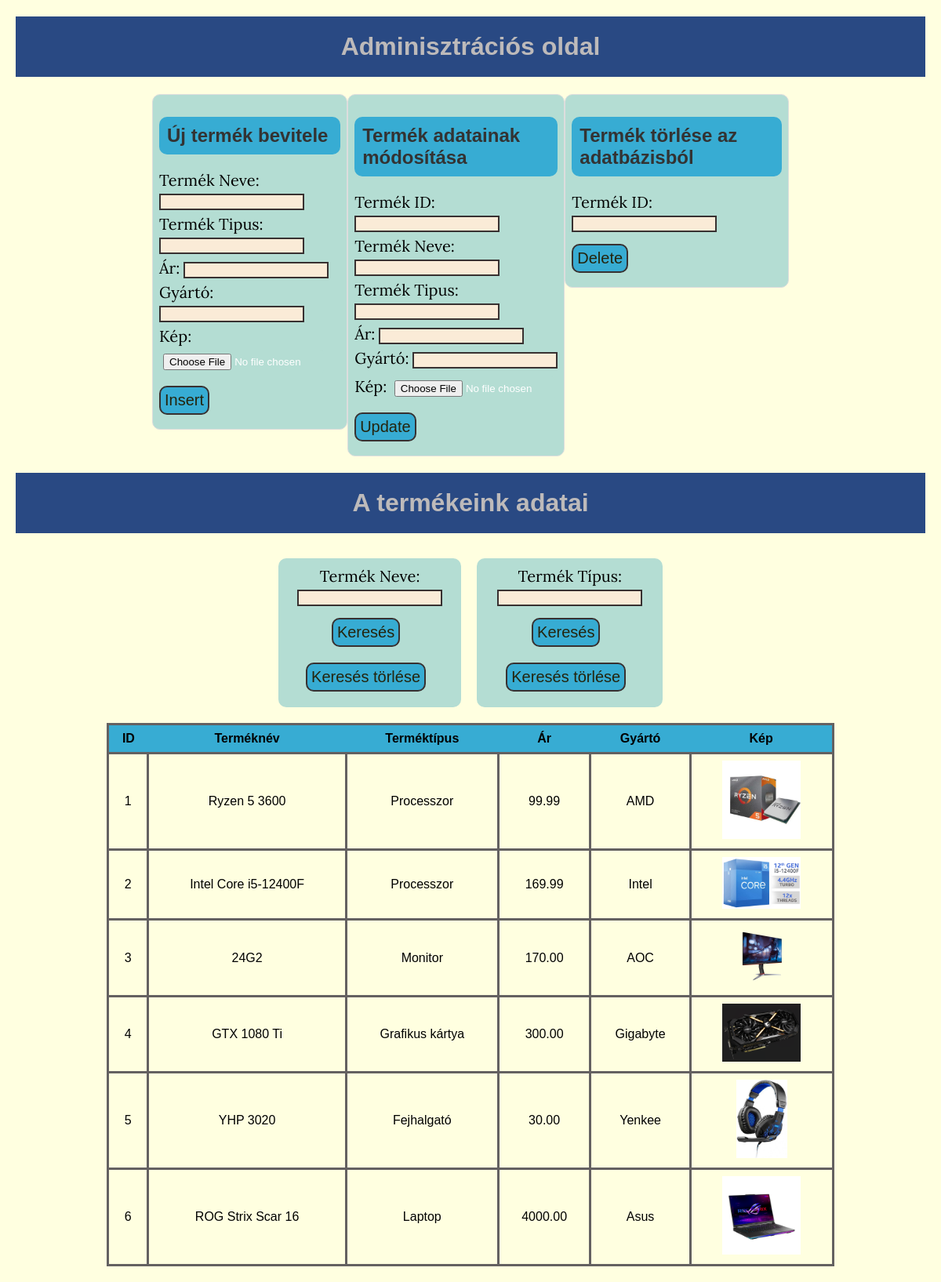
Page /pictures/2.Projekt/pass/action.php on the committed database.
### tables this page shows
CREATE TABLE `it` (
  `termek_id` int(3) NOT NULL,
  `termek_nev` varchar(50) NOT NULL,
  `termek_tipus` varchar(20) NOT NULL,
  `termek_ar` decimal(6,2) NOT NULL,
  `termek_gyarto` varchar(30) NOT NULL,
  `kep` varchar(255) NOT NULL,
  `kep_dir` varchar(255) NOT NULL
);

### pictures/2.Projekt/pass/action.php (the view, shortened to what this page needs)
<!DOCTYPE html>
<html lang="en">
<head>
    <link rel="stylesheet" href="kliens.css">
</head>
<body>
<h1>Adminisztrációs oldal</h1>
<div class="formDiv">
<form class="formok" action="function.php" method="post" enctype="multipart/form-data">
<h2>Új termék bevitele</h2>
    <label for="termek_nev">Termék Neve:</label>
    <input type="text" id="termek_nev" name="termek_nev" required><br>
    <label for="termek_tipus">Termék Tipus:</label>
    <input type="text" id="termek_tipus" name="termek_tipus" required><br>
    <label for="termek_ar">Ár:</label>
    <input type="number" id="termek_ar" name="termek_ar" required><br>
    <label for="termek_gyarto">Gyártó:</label>
    <input type="text" id="termek_gyarto" name="termek_gyarto" required><br>
    <label for="fileToUpload">Kép:</label>
    <input type="file" name="fileToUpload" id="fileToUpload" accept="image/png, image/jpeg" required><br>
    <button type="submit" name="action" value="submit">Insert</button>
</form>
<br><br>
<form class="formok" action="function.php" method="post" enctype="multipart/form-data">
<h2>Termék adatainak módosítása</h2>
    <label for="termek_id">Termék ID:</label>
    <input type="text" id="termek_id" name="termek_id" required ><br>
    <label for="termek_nev">Termék Neve:</label>
    <input type="text" id="termek_nev" name="termek_nev"><br>
    <label for="termek_tipus">Termék Tipus:</label>
    <input type="text" id="termek_tipus" name="termek_tipus"><br>
    <label for="termek_ar">Ár:</label>
    <input type="number" id="termek_ar" name="termek_ar"><br>
    <label for="termek_gyarto">Gyártó:</label>
    <input type="text" id="termek_gyarto" name="termek_gyarto"><br>
    <label for="kep">Kép:</label>
    <input type="file" name="fileToUpload" id="fileToUpload" accept="image/*"><br>
    <button type="submit" name="action" value="update">Update</button>
</form><br><br>
<form class="formok" action="function.php" method="post">
<h2>Termék törlése az adatbázisból</h2>
    <label for="termek_id">Termék ID:</label>
    <input type="text" id="termek_id" name="termek_id" required ><br>
    <button type="submit" name="action" value="delete">Delete</button>
</form>
</div>
<h1>A termékeink adatai</h1>
<div class="searchDiv">
<form class="search" action="action.php" method="post">
    <label for="termek_nev">Termék Neve:</label>
    <input type="text" id="termek_nev" name="termek_nev"><br>
    <button type="submit" name="action" value="termek">Keresés</button>
    <button type="submit" name="action" value="clear">Keresés törlése</button>
</form>
<form class="search" action="action.php" method="post">
    <label for="termek_tipus">Termék Típus:</label>
    <input type="text" id="termek_tipus" name="termek_tipus"><br>
    <button type="submit" name="action" value="tipus">Keresés</button>
    <button type="submit" name="action" value="clear">Keresés törlése</button>
</form></div>
<?php
include 'db_config.php';
function displayUsers() {
    global $servername, $username, $password, $dbname;
    $conn = new mysqli($servername, $username, $password, $dbname);
    if (isset($_POST['action']) && $_POST['action'] == 'termek') {
        $termek_nev = $_POST['termek_nev'];
        $sql = "SELECT * FROM it WHERE termek_nev LIKE '%$termek_nev%'";
    }
    elseif (isset($_POST['action']) && $_POST['action'] == 'tipus') {
        $termek_tipus = $_POST['termek_tipus'];
        $sql = "SELECT * FROM it WHERE termek_tipus LIKE '%$termek_tipus%'";
    }
    else {
        $sql = "SELECT * FROM it";
    }
    $result = $conn->query($sql);
    if ($result->num_rows > 0) {
        echo "<table class=\"table2\">";
        echo "<tr><th>ID</th><th>Terméknév</th><th>Terméktípus</th><th>Ár</th><th>Gyártó</th><th>Kép</th></tr>";
        while ($row = $result->fetch_assoc()) {
            echo "<tr>";
            echo "<td>" . $row['termek_id'] . "</td>";
            echo "<td>" . $row['termek_nev'] . "</td>";
            echo "<td>" . $row['termek_tipus'] . "</td>";
            echo "<td>" . $row['termek_ar'] . "</td>";
            echo "<td>" . $row['termek_gyarto'] . "</td>";
            echo "<td><img src='" . $row['kep'] . "." . $row['kep_dir'] . "' alt='Termék'></td>";
            echo "</tr>";
        }
        echo "</table>";
    } else {
        echo "Nincs elérhető felhasználó adat.";
    }
}
displayUsers();
?>
</body>
</html>

### pictures/2.Projekt/pass/kliens.css (style rules this page uses)
body { font-family: Arial, sans-serif; background-color: lightyellow; margin: 20px; text-align:center; align-items:center; }
.formDiv { display: flex; flex-direction:row; align-content: space-between; justify-content: space-between; width: 70%; margin:auto; left:0; right:0; }
.searchDiv { display: flex; flex-direction:row; align-content: space-between; justify-content: space-between; width: 44%; margin:10px auto; left:0; right:0; }
label { font-family: "Lora" }
.search { padding: 10px; border-radius: 10px; background-color: #b4ddd3; margin:10px ; }
.formok { align-content: space-between; border: 1px solid #ddd ; padding: 8px; text-align: left; width: fit-content; height: fit-content; border-radius: 10px; background-color: #b4ddd3; }
h1 { color: #bdbaba; background-color: rgb(41, 73, 131); padding: 20px; }
h2 { color: #333; background-color: rgb(55, 172, 211); padding: 10px; border-radius: 10px; }
table,.table2 { border-collapse: collapse; margin-top: 20px; width:1000px; margin:auto; left:0; right:0; border-radius: 10px; border: 3px solid #646161; }
.table2 { width: 80%; }
th, td { padding: 8px; text-align: center; }
td { border: 3px solid #646161 ; }
th { background-color:rgb(55, 172, 211); }
img { max-width: 100px; max-height: 100px; }
input { margin: 5px 0 ; background-color: antiquewhite; border: #383131 2px solid; }
p,label { font-size: 20px; }
input[type="file"] { background-color: #b4ddd3; color: #fff; padding: 5px; border-radius: 5px; border: none; cursor: pointer; width: 200px; }
button { border-radius: 10px; font-size: 20px; margin: 10px 0 ; margin-right: 10px; background-color: rgb(55, 172, 211); border: #383131 2px solid; color: rgb(36, 36, 13); padding: 5px; }

### rows in the picture
it: termek_id "1", termek_nev "Ryzen 5 3600", termek_tipus "Processzor", termek_ar "99.99", termek_gyarto "AMD", kep+kep_dir (picture)
it: termek_id "2", termek_nev "Intel Core i5-12400F", termek_tipus "Processzor", termek_ar "169.99", termek_gyarto "Intel", kep (picture)
it: termek_id "3", termek_nev "24G2", termek_tipus "Monitor", termek_ar "170.00", termek_gyarto "AOC", kep (picture)
it: termek_id "4", termek_nev "GTX 1080 Ti", termek_tipus "Grafikus kártya", termek_ar "300.00", termek_gyarto "Gigabyte", kep (picture)
it: termek_id "5", termek_nev "YHP 3020", termek_tipus "Fejhalgató", termek_ar "30.00", termek_gyarto "Yenkee", kep (picture)
it: termek_id "6", termek_nev "ROG Strix Scar 16", termek_tipus "Laptop", termek_ar "4000.00", termek_gyarto "Asus", kep (picture)
